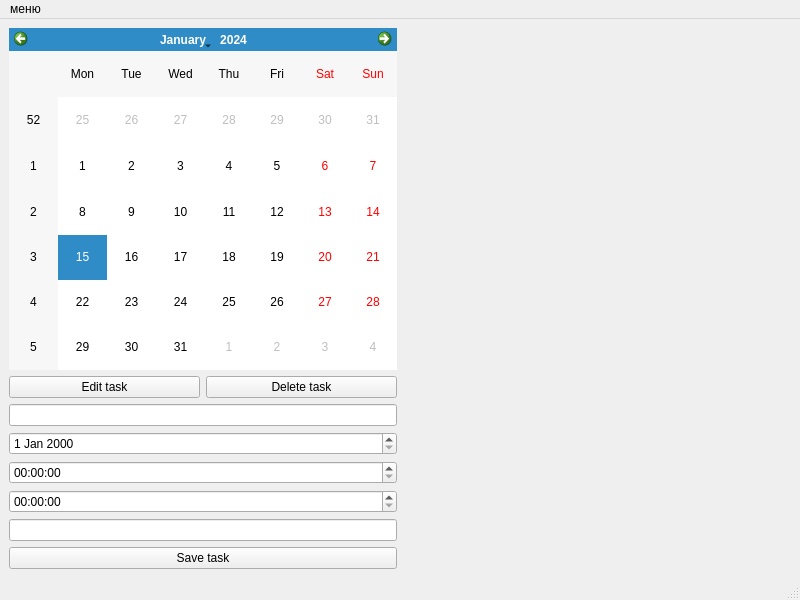
<?xml version="1.0" encoding="UTF-8"?>
<ui version="4.0">
 <class>MainWindow</class>
 <widget class="QMainWindow" name="MainWindow">
  <property name="geometry">
   <rect>
    <x>0</x>
    <y>0</y>
    <width>800</width>
    <height>600</height>
   </rect>
  </property>
  <property name="windowTitle">
   <string>MainWindow</string>
  </property>
  <widget class="QWidget" name="centralwidget">
   <layout class="QGridLayout" name="gridLayout">
    <item row="0" column="1" rowspan="3">
     <widget class="clndr" name="cwidget" native="true">
      <property name="sizePolicy">
       <sizepolicy hsizetype="Expanding" vsizetype="Preferred">
        <horstretch>0</horstretch>
        <verstretch>0</verstretch>
       </sizepolicy>
      </property>
     </widget>
    </item>
    <item row="1" column="0">
     <layout class="QHBoxLayout" name="horizontalLayout_2">
      <item>
       <widget class="QPushButton" name="EditButton">
        <property name="text">
         <string>Edit task</string>
        </property>
       </widget>
      </item>
      <item>
       <widget class="QPushButton" name="DeleteButton">
        <property name="text">
         <string>Delete task</string>
        </property>
       </widget>
      </item>
     </layout>
    </item>
    <item row="0" column="0">
     <widget class="QCalendarWidget" name="calendarWidget"/>
    </item>
    <item row="2" column="0">
     <layout class="QVBoxLayout" name="verticalLayout">
      <item>
       <widget class="QLineEdit" name="tNameEdit"/>
      </item>
      <item>
       <widget class="QDateEdit" name="tDateEdit"/>
      </item>
      <item>
       <widget class="QTimeEdit" name="tStartEdit"/>
      </item>
      <item>
       <widget class="QTimeEdit" name="tLengthEdit"/>
      </item>
      <item>
       <widget class="QLineEdit" name="tColorEdit"/>
      </item>
      <item>
       <widget class="QPushButton" name="SaveTaskButton">
        <property name="text">
         <string>Save task</string>
        </property>
       </widget>
      </item>
     </layout>
    </item>
   </layout>
  </widget>
  <widget class="QMenuBar" name="menubar">
   <property name="geometry">
    <rect>
     <x>0</x>
     <y>0</y>
     <width>800</width>
     <height>20</height>
    </rect>
   </property>
   <widget class="QMenu" name="menuF">
    <property name="title">
     <string>меню</string>
    </property>
    <addaction name="SaveAction"/>
    <addaction name="LoadAction"/>
    <addaction name="separator"/>
    <addaction name="ExitAction"/>
   </widget>
   <addaction name="menuF"/>
  </widget>
  <widget class="QStatusBar" name="statusbar"/>
  <action name="actionopen">
   <property name="text">
    <string>open</string>
   </property>
  </action>
  <action name="SaveAction">
   <property name="text">
    <string>сохранить</string>
   </property>
  </action>
  <action name="LoadAction">
   <property name="text">
    <string>загрузить</string>
   </property>
  </action>
  <action name="ExitAction">
   <property name="text">
    <string>выход</string>
   </property>
  </action>
 </widget>
 <customwidgets>
  <customwidget>
   <class>clndr</class>
   <extends>QWidget</extends>
   <header location="global">clndr.h</header>
   <container>1</container>
   <slots>
    <slot>save()</slot>
    <slot>slot1()</slot>
    <slot>deleteTask()</slot>
    <slot>slot2()</slot>
   </slots>
  </customwidget>
 </customwidgets>
 <resources/>
 <connections>
  <connection>
   <sender>ExitAction</sender>
   <signal>triggered()</signal>
   <receiver>MainWindow</receiver>
   <slot>close()</slot>
   <hints>
    <hint type="sourcelabel">
     <x>-1</x>
     <y>-1</y>
    </hint>
    <hint type="destinationlabel">
     <x>399</x>
     <y>299</y>
    </hint>
   </hints>
  </connection>
 </connections>
</ui>
